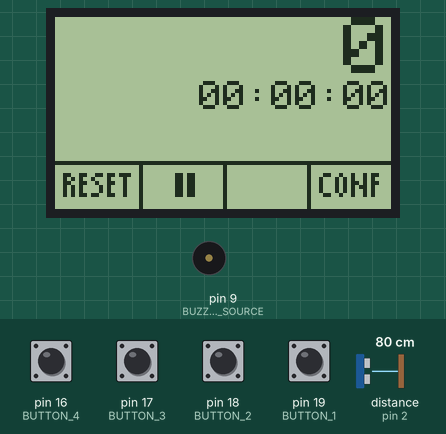
Bench run of a sketch on a simulated Arduino Uno, built with avr-gcc and run on an emulated ATmega328P. Parts: 84×48 one-colour display, buzzer (waves = sounding, pin HIGH). Wiring (inferred from the names in the program): ultrasonic range finder: trigger pin 3; echo pin 2. The test bench sets the inputs (shaded band); at power-on: pin 16 (BUTTON_4), pin 17 (BUTTON_3), pin 18 (BUTTON_2), pin 19 (BUTTON_1) LOW, distance to the obstacle (sensor on pin 2) 80 cm. The echo pulse lasts 58.3 µs per cm; pins used as bus, display or sensor lines are not drawn.

Above: at 2.2 s.
2.3 s: pin 16 (BUTTON_4) pulled HIGH for 0.15 s
At 3.2 s:
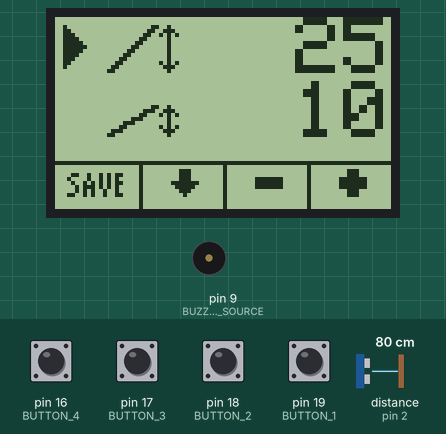
4.0 s: pin 17 (BUTTON_3) pulled HIGH for 0.15 s
At 5.3 s:
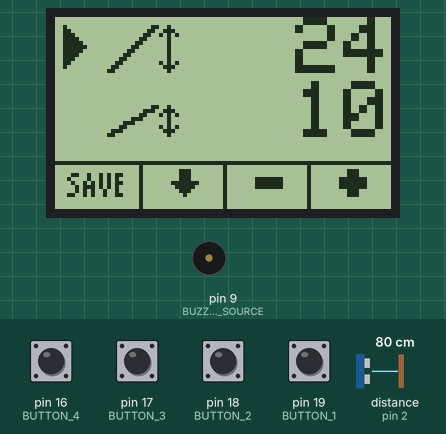
5.6 s: pin 18 (BUTTON_2) pulled HIGH for 0.15 s
At 6.7 s:
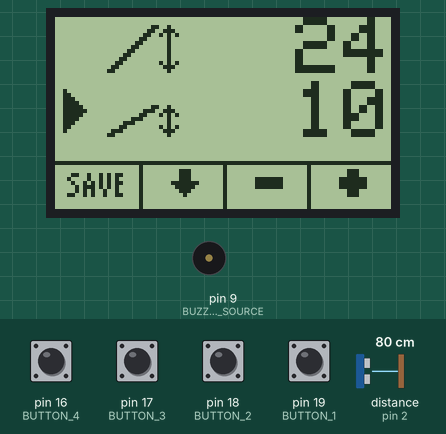
7.2 s: pin 16 (BUTTON_4) pulled HIGH for 1 s
At 9.2 s:
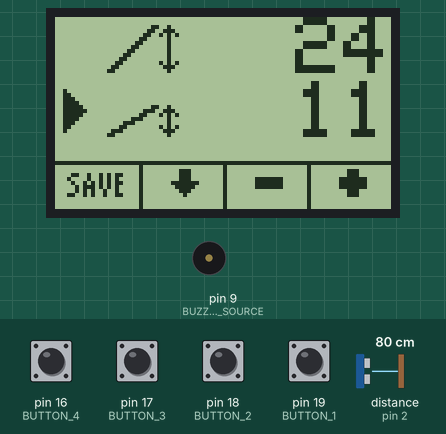
9.7 s: pin 18 (BUTTON_2) pulled HIGH for 1 s
At 11.1 s:
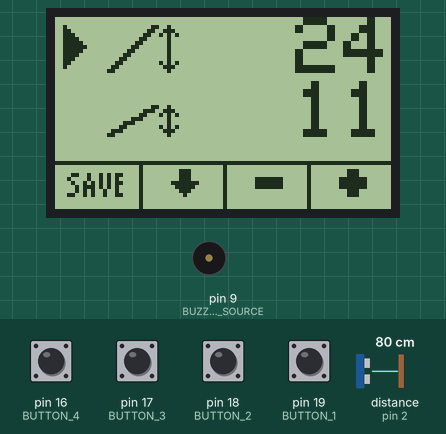
12.2 s: pin 17 (BUTTON_3) pulled HIGH for 1 s
At 14.2 s:
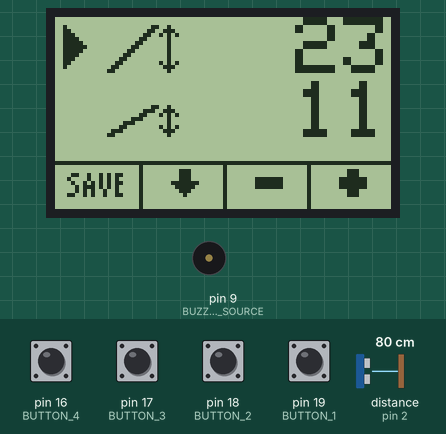
Timing chart, 0 to 15.7 s (numbered marks = the images above; inputs shaded):
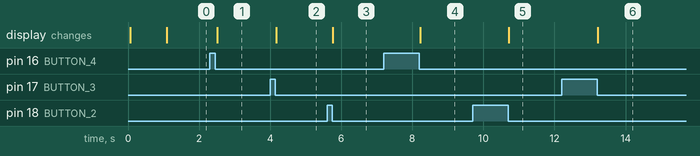

The sketch:

Blink.ino
```cpp
#include <SPI.h>
#include <Adafruit_GFX.h>
#include <Adafruit_PCD8544.h>
#include <EEPROM.h>
#include <Time.h>

#define DEBUG false
#define DISTANCE_ECHOPIN 2        // Echo pin z HC-SC04 na pin 2
#define DISTANCE_TRIGPIN 3        // Trig pin z HC-SC04 na pin 3
#define BUZZER_SOURCE 9

#define BUTTON_1 19
#define BUTTON_2 18
#define BUTTON_3 17
#define BUTTON_4 16

const int THRESHOLD_MAX = 100;
const int THRESHOLD_DEFAULT_UP = 25;
const int THRESHOLD_DEFAULT_DOWN = 10;

enum Positions
{
	positionUp,
	positionDown
};

enum Screens
{
	mainScreen,
	configScreen
};

enum ConfigItems
{
	itemThresholdUp,
	itemThresholdDown
};

Positions currentPosition = positionUp;
Screens currentScreen = mainScreen;
int thresholdUp = 25;
int thresholdDown = 10;
int totalPushUpCount = 0;
int globalButtonsStates[4] = { false };
bool buttonsPressedNow[4] = { false };
int buttonPins[4] = {
	BUTTON_1,
	BUTTON_2,
	BUTTON_3,
	BUTTON_4
};
ConfigItems currentConfigItem;
bool isPaused = false;
int timeToResume = 0;
bool isWaitingForStart = true;


static const unsigned char PROGMEM buttonsMainUnpausedBitmap[] = {
	0xFF, 0xFF, 0xFF, 0xFF, 0xFF, 0xFF, 0xFF, 0xFF, 0xFF, 0xFF, 0xFF, 0x00, 0x00, 0x04, 0x00, 0x00,
	0x20, 0x00, 0x01, 0x00, 0x00, 0x0F, 0x00, 0x00, 0x04, 0x00, 0x00, 0x20, 0x00, 0x01, 0x00, 0x00,
	0x0F, 0x33, 0x36, 0xE4, 0x03, 0x60, 0x20, 0x00, 0x01, 0x19, 0x25, 0x8F, 0x2A, 0x44, 0x44, 0x03,
	0x60, 0x20, 0x00, 0x01, 0x22, 0xA5, 0x0F, 0x33, 0x26, 0x44, 0x03, 0x60, 0x20, 0x00, 0x01, 0x22,
	0xB5, 0x8F, 0x2A, 0x14, 0x44, 0x03, 0x60, 0x20, 0x00, 0x01, 0x22, 0xAD, 0x0F, 0x2A, 0x14, 0x44,
	0x03, 0x60, 0x20, 0x00, 0x01, 0x22, 0xA5, 0x0F, 0x2B, 0x66, 0x44, 0x03, 0x60, 0x20, 0x00, 0x01,
	0x19, 0x25, 0x0F, 0x00, 0x00, 0x04, 0x00, 0x00, 0x20, 0x00, 0x01, 0x00, 0x00, 0x0F, 0x00, 0x00,
	0x04, 0x00, 0x00, 0x20, 0x00, 0x01, 0x00, 0x00, 0x0F, 0x00, 0x00, 0x04, 0x00, 0x00, 0x20, 0x00,
	0x01, 0x00, 0x00, 0x0F, 0xFF, 0xFF, 0xFF, 0xFF, 0xFF, 0xFF, 0xFF, 0xFF, 0xFF, 0xFF, 0xFF, 0xFF,
	0xFF, 0xFF, 0xFF, 0xFF, 0xFF, 0xFF, 0xFF, 0xFF, 0xFF, 0xFF, 0xFF, 0xFF, 0xFF, 0xFF, 0xFF, 0xFF,
	0xFF, 0xFF, 0xFF, 0xFF, 0xFF, 0xFF, 0xFF, 0xFF, 0xFF, 0xFF, 0xFF, 0xFF, 0xFF, 0xFF, 0xFF, 0xFF
};
static const unsigned char PROGMEM buttonsMainPausedBitmap[] = {
	0xFF, 0xFF, 0xFF, 0xFF, 0xFF, 0xFF, 0xFF, 0xFF, 0xFF, 0xFF, 0xFF, 0x00, 0x00, 0x04, 0x00, 0x00,
	0x20, 0x00, 0x01, 0x00, 0x00, 0x0F, 0x00, 0x00, 0x04, 0x01, 0x00, 0x20, 0x00, 0x01, 0x00, 0x00,
	0x0F, 0x33, 0x36, 0xE4, 0x01, 0x80, 0x20, 0x00, 0x01, 0x19, 0x25, 0x8F, 0x2A, 0x44, 0x44, 0x01,
	0xC0, 0x20, 0x00, 0x01, 0x22, 0xA5, 0x0F, 0x33, 0x26, 0x44, 0x01, 0xE0, 0x20, 0x00, 0x01, 0x22,
	0xB5, 0x8F, 0x2A, 0x14, 0x44, 0x01, 0xE0, 0x20, 0x00, 0x01, 0x22, 0xAD, 0x0F, 0x2A, 0x14, 0x44,
	0x01, 0xC0, 0x20, 0x00, 0x01, 0x22, 0xA5, 0x0F, 0x2B, 0x66, 0x44, 0x01, 0x80, 0x20, 0x00, 0x01,
	0x19, 0x25, 0x0F, 0x00, 0x00, 0x04, 0x01, 0x00, 0x20, 0x00, 0x01, 0x00, 0x00, 0x0F, 0x00, 0x00,
	0x04, 0x00, 0x00, 0x20, 0x00, 0x01, 0x00, 0x00, 0x0F, 0x00, 0x00, 0x04, 0x00, 0x00, 0x20, 0x00,
	0x01, 0x00, 0x00, 0x0F, 0xFF, 0xFF, 0xFF, 0xFF, 0xFF, 0xFF, 0xFF, 0xFF, 0xFF, 0xFF, 0xFF, 0xFF,
	0xFF, 0xFF, 0xFF, 0xFF, 0xFF, 0xFF, 0xFF, 0xFF, 0xFF, 0xFF, 0xFF, 0xFF, 0xFF, 0xFF, 0xFF, 0xFF,
	0xFF, 0xFF, 0xFF, 0xFF, 0xFF, 0xFF, 0xFF, 0xFF, 0xFF, 0xFF, 0xFF, 0xFF, 0xFF, 0xFF, 0xFF, 0xFF
};


static const unsigned char PROGMEM buttonsConfigBitmap[] = {
	0xFF, 0xFF, 0xFF, 0xFF, 0xFF, 0xFF, 0xFF, 0xFF, 0xFF, 0xFF, 0xFF, 0x00, 0x00, 0x04, 0x00, 0x00,
	0x20, 0x00, 0x01, 0x00, 0x00, 0x0F, 0x00, 0x00, 0x04, 0x01, 0xC0, 0x20, 0x00, 0x01, 0x00, 0x70,
	0x0F, 0x0C, 0x95, 0x84, 0x01, 0xC0, 0x20, 0x00, 0x01, 0x00, 0x70, 0x0F, 0x10, 0x95, 0x04, 0x01,
	0xC0, 0x20, 0x3F, 0x81, 0x01, 0xFC, 0x0F, 0x09, 0x55, 0x84, 0x07, 0xF0, 0x20, 0x3F, 0x81, 0x01,
	0xFC, 0x0F, 0x05, 0xD5, 0x04, 0x03, 0xE0, 0x20, 0x3F, 0x81, 0x01, 0xFC, 0x0F, 0x05, 0x49, 0x04,
	0x01, 0xC0, 0x20, 0x00, 0x01, 0x00, 0x70, 0x0F, 0x19, 0x49, 0x84, 0x00, 0x80, 0x20, 0x00, 0x01,
	0x00, 0x70, 0x0F, 0x00, 0x00, 0x04, 0x00, 0x00, 0x20, 0x00, 0x01, 0x00, 0x00, 0x0F, 0x00, 0x00,
	0x04, 0x00, 0x00, 0x20, 0x00, 0x01, 0x00, 0x00, 0x0F, 0x00, 0x00, 0x04, 0x00, 0x00, 0x20, 0x00,
	0x01, 0x00, 0x00, 0x0F, 0xFF, 0xFF, 0xFF, 0xFF, 0xFF, 0xFF, 0xFF, 0xFF, 0xFF, 0xFF, 0xFF, 0xFF,
	0xFF, 0xFF, 0xFF, 0xFF, 0xFF, 0xFF, 0xFF, 0xFF, 0xFF, 0xFF, 0xFF, 0xFF, 0xFF, 0xFF, 0xFF, 0xFF,
	0xFF, 0xFF, 0xFF, 0xFF, 0xFF, 0xFF, 0xFF, 0xFF, 0xFF, 0xFF, 0xFF, 0xFF, 0xFF, 0xFF, 0xFF, 0xFF
};

static const unsigned char PROGMEM configThresholdUpBitmap[] = {
	0x00, 0x00, 0x00, 0x00, 0x00, 0x00, 0x00, 0x03, 0x20, 0x00, 0x06, 0x70, 0x00, 0x0C, 0xA8, 0x00,
	0x18, 0x20, 0x00, 0x30, 0x20, 0x00, 0x60, 0x20, 0x00, 0xC0, 0x20, 0x01, 0x80, 0x20, 0x03, 0x00,
	0x20, 0x06, 0x00, 0xA8, 0x0C, 0x00, 0x70, 0x18, 0x00, 0x20, 0x00, 0x00, 0x00, 0x00, 0x00, 0x00
};

static const unsigned char PROGMEM configThresholdDownBitmap[] = {
	0x00, 0x00, 0x00, 0x00, 0x00, 0x00, 0x00, 0x00, 0x00, 0x00, 0x00, 0x00, 0x00, 0x00, 0x00, 0x00,
	0x00, 0x00, 0x00, 0x03, 0x20, 0x00, 0x0E, 0x70, 0x00, 0x18, 0xA8, 0x00, 0x70, 0x20, 0x01, 0xC0,
	0x20, 0x03, 0x00, 0xA8, 0x0E, 0x00, 0x70, 0x18, 0x00, 0x20, 0x00, 0x00, 0x00, 0x00, 0x00, 0x00
};

Adafruit_PCD8544 display = Adafruit_PCD8544(7, 6, 5, 4, 10);

void setupLcd() {
	Serial.begin(9600);
	display.begin();
	display.setContrast(30);

	renderMain();
}


void setup()
{
	setupLcd();
	//Nastaví sériovou komunikaci
	Serial.begin(9600);

	pinMode(DISTANCE_ECHOPIN, INPUT);
	pinMode(DISTANCE_TRIGPIN, OUTPUT);
	pinMode(BUZZER_SOURCE, OUTPUT);
	pinMode(BUTTON_1, INPUT);
	pinMode(BUTTON_2, INPUT);
	pinMode(BUTTON_3, INPUT);
	pinMode(BUTTON_4, INPUT);

	EEPROM.get(0, thresholdUp);
	EEPROM.get(sizeof(thresholdUp), thresholdDown);
	if (
		thresholdUp < 0
		|| thresholdUp > THRESHOLD_MAX
		|| thresholdDown < 0
		|| thresholdDown > THRESHOLD_MAX
		|| thresholdDown > thresholdUp
		) {
		DEBUG && Serial.println("Threshold fallback to defaults " + String(thresholdUp) + " " + thresholdDown);
		thresholdUp = THRESHOLD_DEFAULT_UP;
		thresholdDown = THRESHOLD_DEFAULT_DOWN;
	}

	renderSplashScreen();

	setTime(0);
}

void beep()
{
	digitalWrite(BUZZER_SOURCE, HIGH);
	delay(75);
	digitalWrite(BUZZER_SOURCE, LOW);
	delay(50);
}

void drawTextAlignedToRight(String text, int y = 0)
{
	int textLength = text.length();
	display.setTextSize(2);
	display.setTextColor(BLACK);
	display.setCursor(84 - (textLength * 12), y);

	for (int i = 0; i < textLength; i++) {
		display.write(text.charAt(i));
	}

}

void renderSplashScreen()
{
	display.clearDisplay();
	String text = "PushUps\n#czhackathon\n2015\nVaclav Sir\nTomas Michna";
	int textLength = text.length();
	display.setTextSize(1);
	display.setTextColor(BLACK);
	display.setCursor(0, 0);
	for (int i = 0; i < textLength; i++) {
		display.write(text.charAt(i));
	}
	display.display();
	delay(1000);
}

void drawTime()
{
	String time = getFormattedTime();
	int textLength = time.length();
	display.setTextSize(1);
	display.setTextColor(BLACK);
	display.setCursor(84 - (textLength * 6), 16);

	for (int i = 0; i < textLength; i++) {
		display.write(time.charAt(i));
	}
}

void renderMain()
{
	display.clearDisplay();
	display.drawBitmap(0, 36, isPaused ? buttonsMainPausedBitmap : buttonsMainUnpausedBitmap, 88, 16, BLACK);
	drawTextAlignedToRight(String(totalPushUpCount));
	drawTime();
	display.display();
}

void drawMenuTriangle(int y = 0)
{
	display.fillTriangle(
		2, 2 + y,
		7, 7 + y,
		2, 12 + y,
		BLACK
		);
}

void renderConfig()
{
	display.clearDisplay();
	drawMenuTriangle(currentConfigItem == itemThresholdUp ? 0 : 16);
	display.drawBitmap(10, 0, configThresholdUpBitmap, 24, 16, BLACK);
	display.drawBitmap(10, 16, configThresholdDownBitmap, 24, 16, BLACK);
	display.drawBitmap(0, 36, buttonsConfigBitmap, 88, 16, BLACK);
	drawTextAlignedToRight(String(thresholdUp));
	drawTextAlignedToRight(String(thresholdDown), 16);
	display.display();
}

void onSwitchPositionUpwards()
{
	DEBUG && Serial.println("Hodne vysoko miris.");
	if (!isWaitingForStart) {
		++totalPushUpCount;
		renderMain();
		beep();
		if (totalPushUpCount % 10 == 0) {
			delay(20);
			beep();
		}
	}
}

void onSwitchPositionDownwards()
{
	DEBUG && Serial.println("Jdeme dolu.");
	beep();
}

float measureSonarDistance()
{
	// Vy le impuls do modulu HC-SR04
	digitalWrite(DISTANCE_TRIGPIN, LOW);
	delayMicroseconds(2);
	digitalWrite(DISTANCE_TRIGPIN, HIGH);
	delayMicroseconds(10);
	digitalWrite(DISTANCE_TRIGPIN, LOW);

	// Spoèítá vzdálenost
	return pulseIn(DISTANCE_ECHOPIN, HIGH) *0.017315f;

}


void loopMain()
{
	float distance = measureSonarDistance();

	// ode le informace na sérivý port
	DEBUG && Serial.print(distance) && Serial.print("cm\n");

	switch (currentPosition) {
	case positionUp:
		if (distance <= thresholdDown && !isPaused) {
			if (isWaitingForStart) {
				setTime(timeToResume);
				isWaitingForStart = false;
			}
			currentPosition = positionDown;
			onSwitchPositionDownwards();
		}
		break;
	case positionDown:
		if (distance >= thresholdUp && !isPaused) {
			currentPosition = positionUp;
			onSwitchPositionUpwards();
		}
		break;
	}

	renderMain();

	if (buttonsPressedNow[0]) { // reset
		totalPushUpCount = 0;
		setTime(0);
		timeToResume = 0;
		renderMain();
	}

	if (buttonsPressedNow[1]) { // pause / resume
		isPaused ? endPause() : startPause();
	}

	if (buttonsPressedNow[3]) { // config
		switchToConfigScreen();
		startPause();
	}

	delay(DEBUG ? 100 : 20);
}

void endPause()
{
	setTime(timeToResume);
	isWaitingForStart = true;
	isPaused = false;
}

void startPause()
{
	timeToResume = now();
	isPaused = true;
}

String getFormattedTime() {
	if (isPaused || isWaitingForStart) {
		setTime(timeToResume);
	}
	String clock = formatDigits(hour())
		+ ':' + formatDigits(minute())
		+ ':' + formatDigits(second());

	DEBUG && Serial.println(clock);

	return clock;
}
String formatDigits(int digits) {
	String result = "";
	if (digits < 10) {
		result += '0';
	}
	result += digits;
	return result;
}

void switchToConfigScreen()
{
	currentConfigItem = itemThresholdUp;
	currentScreen = configScreen;
	renderConfig();
}

void switchToMainScreen()
{
	currentScreen = mainScreen;
	renderMain();
	EEPROM.put(0, thresholdUp);
	EEPROM.put(sizeof(thresholdUp), thresholdDown);
}

void loopConfig()
{
	if (buttonsPressedNow[0]) { // save & exit
		endPause();
		switchToMainScreen();
	}
	if (buttonsPressedNow[1]) { // next item
		currentConfigItem = currentConfigItem == itemThresholdDown
			? itemThresholdUp
			: itemThresholdDown;
		renderConfig();
	}
	if (buttonsPressedNow[2]) { // minus
		switch (currentConfigItem)
		{
		case itemThresholdUp:
			if (thresholdUp > 0 && thresholdUp > thresholdDown) {
				thresholdUp--;
			}
			break;
		case itemThresholdDown:
			if (thresholdDown > 0) {
				thresholdDown--;
			}
			break;
		}
		renderConfig();
	}
	if (buttonsPressedNow[3]) { // plus
		switch (currentConfigItem)
		{
		case itemThresholdUp:
			if (thresholdUp < THRESHOLD_MAX) {
				thresholdUp++;
			}
			break;
		case itemThresholdDown:
			if (thresholdDown < THRESHOLD_MAX && thresholdUp > thresholdDown) {
				thresholdDown++;
			}
			break;
		}
		renderConfig();
	}
}


void loop() {
	bool currentButtonsState[4];
	for (int buttonState, i = 0; i < 4; i++) {
		buttonState = digitalRead(buttonPins[i]);
		buttonsPressedNow[i] = buttonState == 0 && globalButtonsStates[i] == 1;
		globalButtonsStates[i] = buttonState;
	}

	currentScreen == mainScreen ? loopMain() : loopConfig();
}
```

Measured:
- after the input at 2.3 s, the display: changes after 0.20 s (image 1)
- after the input at 4.0 s, the display: changes after 0.17 s (image 2)
- after the input at 5.6 s, the display: changes after 0.17 s (image 3)
- after the input at 7.2 s, the display: changes after 1.0 s (image 4)
- after the input at 9.7 s, the display: changes after 1.0 s (image 5)
- after the input at 12.2 s, the display: changes after 1.0 s (image 6)
